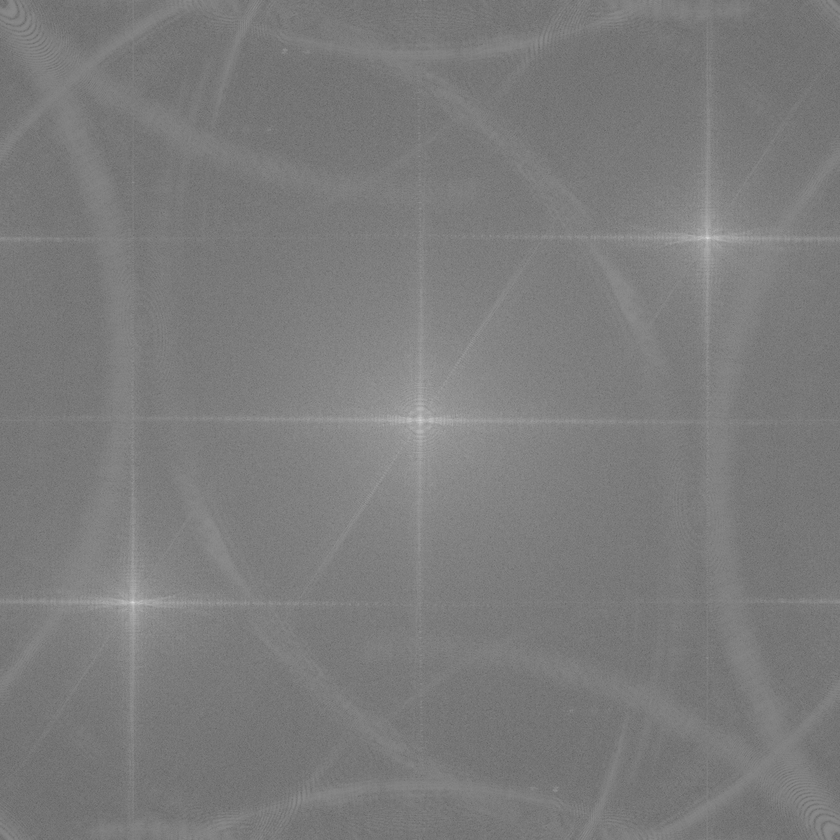
#> input picture hologram.png, 840 x 840 px, shrunk from 2048 x 2048 before the run, given in place of Hologram.tiff, which was not available
$ python b2.py
#> lines starting #> are read from the running program, lines starting #| are printed output that depends on the picture; after the words box and inside, x2 and y2 are one past the last pixel; in counts of white or black regions, pixels touching at a corner belong together; pictures that were not available may be replaced by others from this repository, and a replacement may not be noted
import numpy as np
import cv2
import matplotlib.pyplot as plt

# Cargar el holograma
holograma = cv2.imread("C:/Users/Usuario/Desktop/GitHub/entrega3_instrumentos_opticos/Hologram.tiff", cv2.IMREAD_GRAYSCALE)
#> holograma is the input picture: shape (840, 840); min 98, max 217, mean 123.6

# Aplicar FFT
fft_holo = np.fft.fftshift(np.fft.fft2(holograma))

# Mostrar espectro
plt.figure(figsize=(6,6))
plt.imshow(np.log1p(np.abs(fft_holo)), cmap='gray')
plt.title("Espectro del holograma")
plt.colorbar()
plt.show()
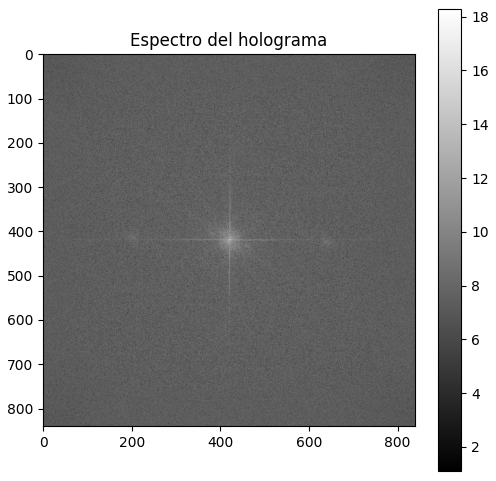
#> figure drawn by matplotlib, 2 panels

# Filtrar la banda lateral (ajustar coordenadas según tu holograma)
cx, cy = fft_holo.shape[1]//2, fft_holo.shape[0]//2  # Centro del espectro
#> cx = 420; cy = 420
r = 50  # Radio del filtro
mask = np.zeros_like(fft_holo, dtype=np.uint8)
cv2.circle(mask, (cx+70, cy+70), r, 1, -1)  # Ajustar desplazamiento
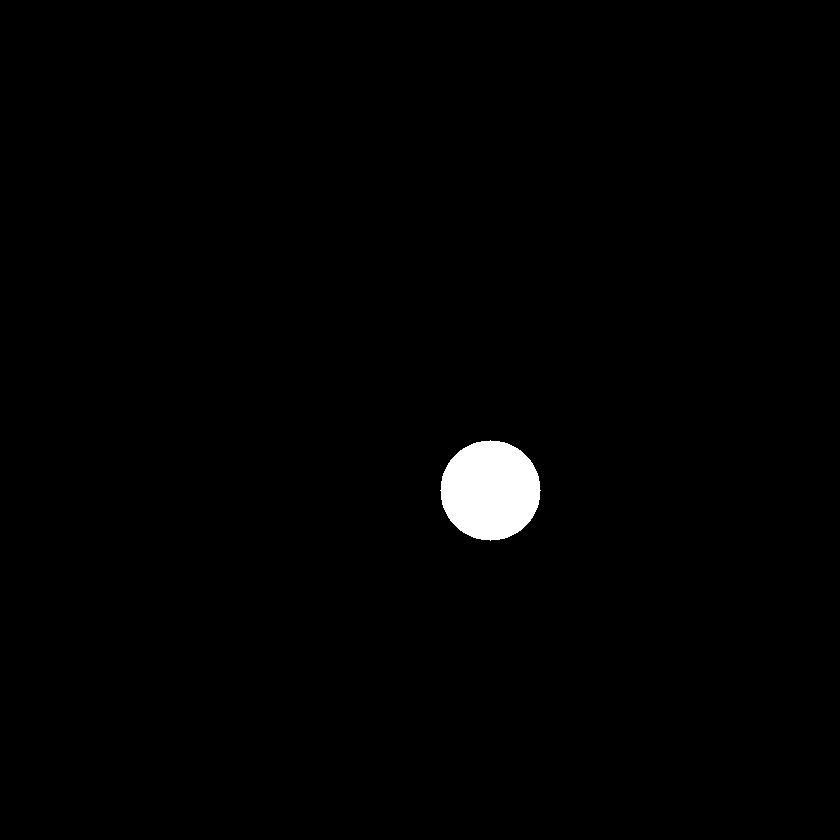
#> mask: shape (840, 840); values 0 (black) and 1 (white), 1.1% white; 1 white region, box (x1, y1, x2, y2) and area: (440, 440, 541, 541) 7845

# Aplicar filtro
fft_filtered = fft_holo * mask

# Transformada inversa
reconstruido = np.fft.ifft2(np.fft.ifftshift(fft_filtered))
campo_rec = np.abs(reconstruido)  # Amplitud
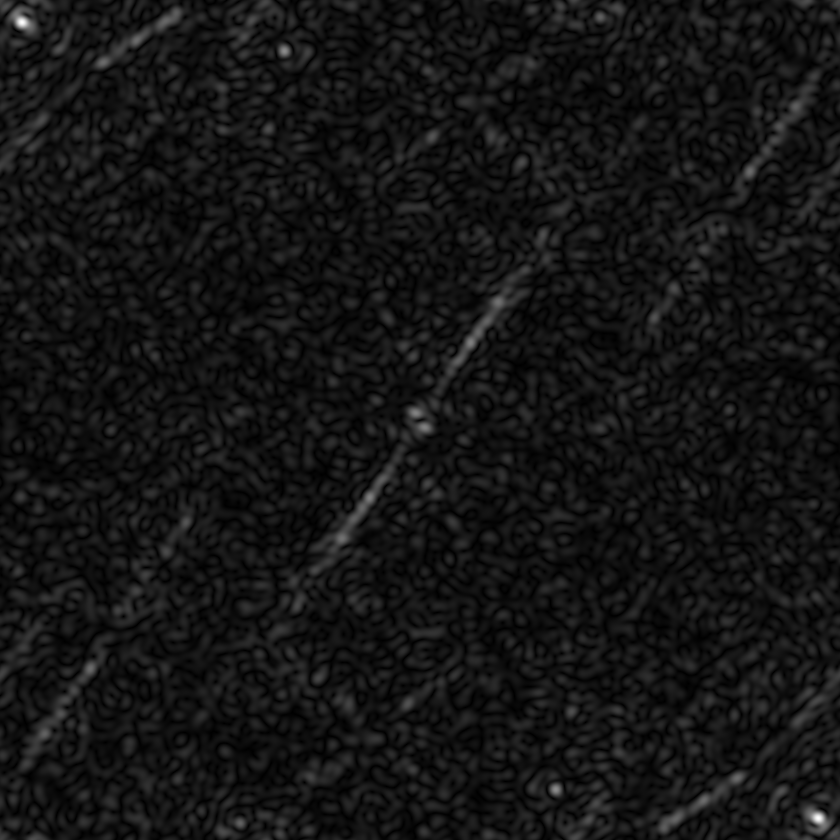
#> campo_rec: shape (840, 840) float64; min 0.000723, max 5.05, mean 0.413; drawn with min black and max white
fase_rec = np.angle(reconstruido)  # Fase
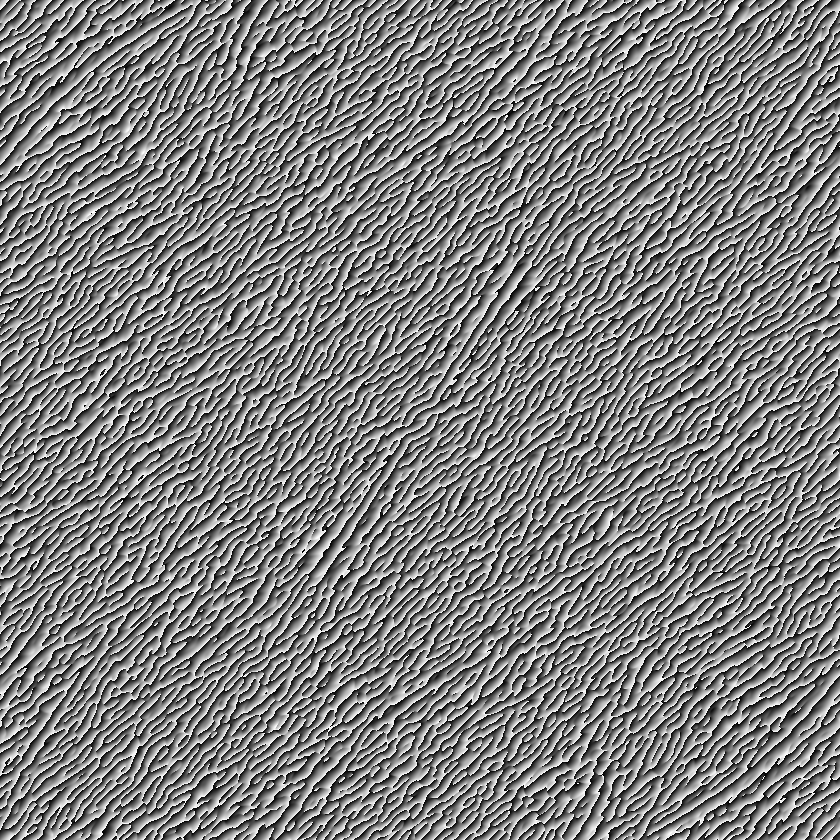
#> fase_rec: shape (840, 840) float64; min -3.14, max 3.14, mean -0.0007; drawn with min black and max white

# Mostrar fase reconstruida
plt.figure(figsize=(6,6))
plt.imshow(np.log10(np.abs(fft_filtered)+1), cmap='jet')
plt.title("Fase reconstruida")
plt.colorbar()
plt.show()
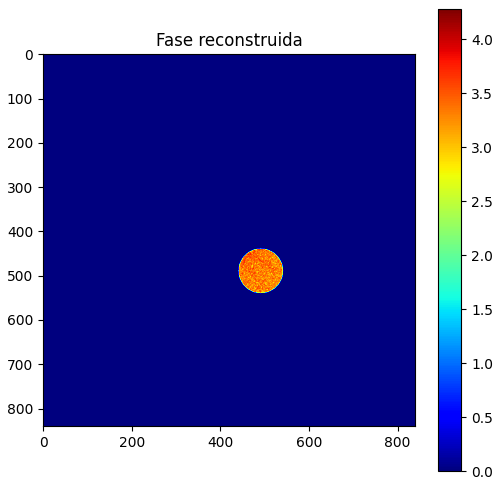
#> figure drawn by matplotlib, 2 panels
